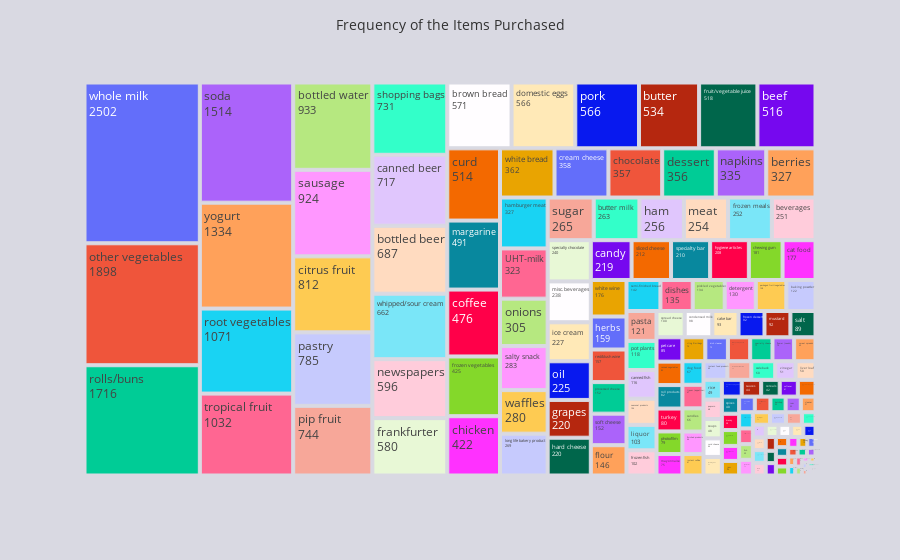

The code cell stored with this chart in its notebook:
### Markdown cell above
A treemap is particularly useful for visualizing the frequency of items purchased because it clearly represents items in a visual format, with each item's box size proportional to its purchase frequency.

### Code cell
Frequency_of_items = df.groupby(pd.Grouper(key = 'itemDescription')).size().reset_index(name = 'count')
fig = px.treemap(Frequency_of_items, path = ['itemDescription'], values = 'count')
fig.update_layout(
    title_text = 'Frequency of the Purchased Items',
    title_x = 0.1, title_font = dict(size = 13),
    height = 1000
)
fig.update_traces(textinfo = "label+value")
apply_custom_style(fig, 'Frequency of the Items Purchased')
fig.show()

### Figure 1 — Plotly figure (JSON) as saved in the notebook; plotly's stock layout.template omitted (floating-point values rounded to 4 significant figures; data arrays with more than 128 entries replaced by an {"elided": "..."} marker saying what was removed)
{"data": [{"branchvalues": "total", "domain": {"x": [0, 1], "y": [0, 1]}, "hovertemplate": "labels=%{label}<br>count=%{value}<br>parent=%{parent}<br>id=%{id}<extra></extra>", "ids": {"elided": "167 str values"}, "labels": {"elided": "167 str values"}, "name": "", "parents": {"elided": "167 str values"}, "textinfo": "label+value", "type": "treemap", "values": {"elided": "167 int values"}}], "layout": {"autosize": true, "font": {"color": "rgb(50, 50, 50)"}, "legend": {"tracegroupgap": 0}, "margin": {"t": 60}, "paper_bgcolor": "#D9D9E2", "plot_bgcolor": "white", "title": {"font": {"size": 14}, "text": "Frequency of the Items Purchased", "x": 0.5}, "xaxis": {"showgrid": false, "tickfont": {"size": 12}, "title": {"font": {"size": 12}}, "zeroline": false}, "yaxis": {"gridcolor": "#E3E8F7", "showgrid": true, "tickfont": {"size": 12}, "title": {"font": {"size": 12}}}}}
